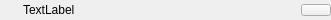
<?xml version="1.0" encoding="UTF-8"?>
<ui version="4.0">
 <class>CEffectsControlItem</class>
 <widget class="QWidget" name="CEffectsControlItem">
  <property name="geometry">
   <rect>
    <x>0</x>
    <y>0</y>
    <width>331</width>
    <height>20</height>
   </rect>
  </property>
  <property name="windowTitle">
   <string>CEffectsControlItem</string>
  </property>
  <layout class="QVBoxLayout" name="verticalLayout">
   <property name="spacing">
    <number>0</number>
   </property>
   <property name="margin">
    <number>0</number>
   </property>
   <item>
    <widget class="QWidget" name="widget" native="true">
     <layout class="QHBoxLayout" name="horizontalLayout">
      <property name="spacing">
       <number>6</number>
      </property>
      <property name="margin">
       <number>0</number>
      </property>
      <item>
       <widget class="QWidget" name="iconWgt" native="true">
        <property name="minimumSize">
         <size>
          <width>17</width>
          <height>17</height>
         </size>
        </property>
        <property name="maximumSize">
         <size>
          <width>17</width>
          <height>17</height>
         </size>
        </property>
       </widget>
      </item>
      <item>
       <widget class="QLabel" name="nameLbl">
        <property name="text">
         <string>TextLabel</string>
        </property>
       </widget>
      </item>
      <item>
       <spacer name="horizontalSpacer">
        <property name="orientation">
         <enum>Qt::Horizontal</enum>
        </property>
        <property name="sizeHint" stdset="0">
         <size>
          <width>212</width>
          <height>20</height>
         </size>
        </property>
       </spacer>
      </item>
      <item>
       <widget class="QPushButton" name="switchPushBtn">
        <property name="minimumSize">
         <size>
          <width>30</width>
          <height>12</height>
         </size>
        </property>
        <property name="maximumSize">
         <size>
          <width>30</width>
          <height>12</height>
         </size>
        </property>
        <property name="text">
         <string/>
        </property>
        <property name="checkable">
         <bool>true</bool>
        </property>
       </widget>
      </item>
     </layout>
    </widget>
   </item>
  </layout>
 </widget>
 <layoutdefault spacing="6" margin="11"/>
 <resources/>
 <connections/>
</ui>
